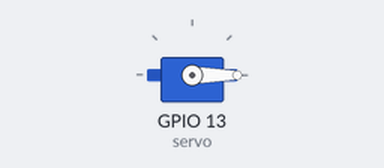
Bench run of a sketch on a simulated ESP32. Shown: servo.

Above: at 0.05 s.
At 2.0 s:
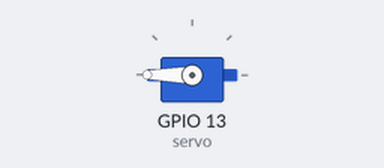
At 4.0 s:
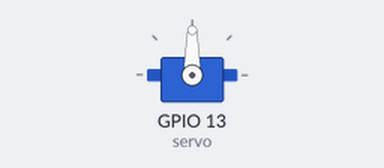
Timing chart, 0 to 5.2 s (numbered marks = the images above):
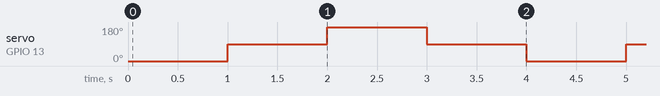

The sketch:

test_servo_mg996r.ino
```cpp
#include <ESP32Servo.h>

Servo servo;

void setup() {
  servo.attach(13); // fio laranja/amarelo do servo no GPIO 13
}

void loop() {
  servo.write(0);
  delay(1000);

  servo.write(90);
  delay(1000);

  servo.write(180);
  delay(1000);

  servo.write(90);
  delay(1000);
}
```

Measured:
- by itself, servo on GPIO 13 (servo): repeats every 4.0 s: 180° 1.0 s, 90° 1.0 s, 0° 1.0 s, 90° 1.0 s
